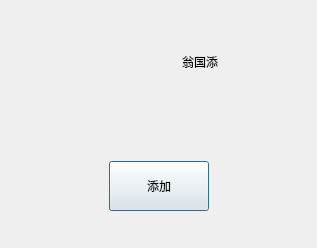
<?xml version="1.0" encoding="UTF-8"?>
<ui version="4.0">
 <class>FindSuccessWidghtClass</class>
 <widget class="QDialog" name="FindSuccessWidghtClass">
  <property name="geometry">
   <rect>
    <x>0</x>
    <y>0</y>
    <width>317</width>
    <height>248</height>
   </rect>
  </property>
  <property name="windowTitle">
   <string>FindSuccessWidght</string>
  </property>
  <layout class="QVBoxLayout" name="verticalLayout">
   <property name="spacing">
    <number>0</number>
   </property>
   <property name="leftMargin">
    <number>0</number>
   </property>
   <property name="topMargin">
    <number>0</number>
   </property>
   <property name="rightMargin">
    <number>0</number>
   </property>
   <property name="bottomMargin">
    <number>0</number>
   </property>
   <item>
    <widget class="QWidget" name="widget" native="true">
     <layout class="QHBoxLayout" name="horizontalLayout">
      <property name="spacing">
       <number>0</number>
      </property>
      <property name="leftMargin">
       <number>0</number>
      </property>
      <property name="topMargin">
       <number>0</number>
      </property>
      <property name="rightMargin">
       <number>0</number>
      </property>
      <property name="bottomMargin">
       <number>0</number>
      </property>
      <item>
       <widget class="QLabel" name="head_lb">
        <property name="minimumSize">
         <size>
          <width>45</width>
          <height>45</height>
         </size>
        </property>
        <property name="maximumSize">
         <size>
          <width>45</width>
          <height>45</height>
         </size>
        </property>
        <property name="text">
         <string/>
        </property>
       </widget>
      </item>
      <item>
       <widget class="QLabel" name="name_lb">
        <property name="minimumSize">
         <size>
          <width>150</width>
          <height>50</height>
         </size>
        </property>
        <property name="maximumSize">
         <size>
          <width>150</width>
          <height>50</height>
         </size>
        </property>
        <property name="text">
         <string>翁国添</string>
        </property>
        <property name="alignment">
         <set>Qt::AlignCenter</set>
        </property>
       </widget>
      </item>
     </layout>
    </widget>
   </item>
   <item>
    <widget class="QWidget" name="widget_2" native="true">
     <layout class="QHBoxLayout" name="horizontalLayout_2">
      <item>
       <spacer name="horizontalSpacer_2">
        <property name="orientation">
         <enum>Qt::Horizontal</enum>
        </property>
        <property name="sizeHint" stdset="0">
         <size>
          <width>40</width>
          <height>20</height>
         </size>
        </property>
       </spacer>
      </item>
      <item>
       <widget class="ClickedBtn" name="add_friend_btn">
        <property name="minimumSize">
         <size>
          <width>100</width>
          <height>50</height>
         </size>
        </property>
        <property name="maximumSize">
         <size>
          <width>100</width>
          <height>50</height>
         </size>
        </property>
        <property name="text">
         <string>添加</string>
        </property>
       </widget>
      </item>
      <item>
       <spacer name="horizontalSpacer_3">
        <property name="orientation">
         <enum>Qt::Horizontal</enum>
        </property>
        <property name="sizeHint" stdset="0">
         <size>
          <width>40</width>
          <height>20</height>
         </size>
        </property>
       </spacer>
      </item>
     </layout>
    </widget>
   </item>
  </layout>
 </widget>
 <layoutdefault spacing="6" margin="11"/>
 <customwidgets>
  <customwidget>
   <class>ClickedBtn</class>
   <extends>QPushButton</extends>
   <header location="global">ClickedBtn.h</header>
  </customwidget>
 </customwidgets>
 <resources/>
 <connections/>
</ui>
